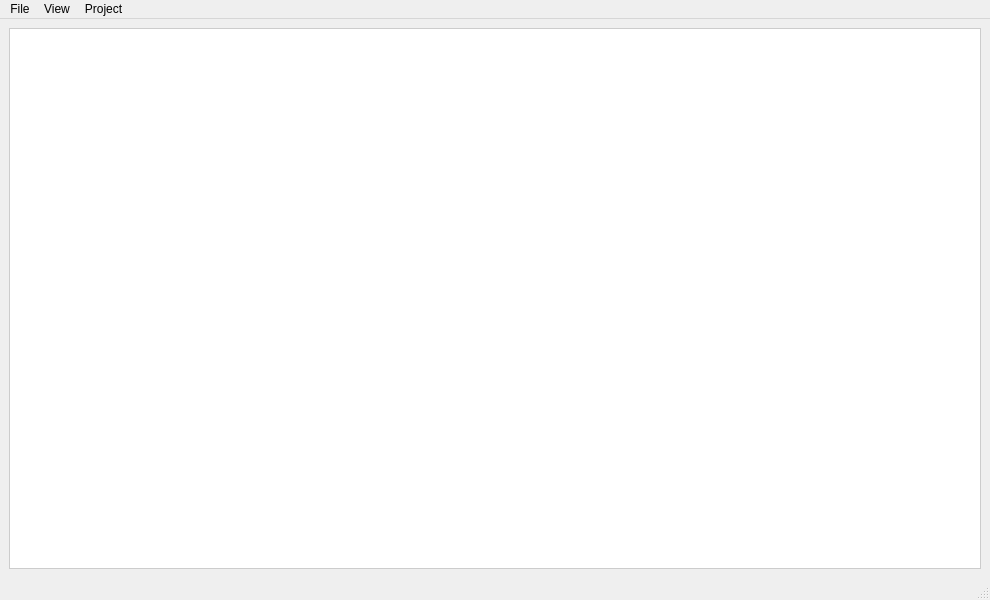
<?xml version="1.0" encoding="UTF-8"?>
<ui version="4.0">
 <class>MainWindow</class>
 <widget class="QMainWindow" name="MainWindow">
  <property name="geometry">
   <rect>
    <x>0</x>
    <y>0</y>
    <width>990</width>
    <height>600</height>
   </rect>
  </property>
  <property name="windowTitle">
   <string>MainWindow</string>
  </property>
  <property name="styleSheet">
   <string notr="true">QTreeView {
    background: #ffffff;
    color: #202020;
    alternate-background-color: #f5f5f5;
    show-decoration-selected: 1;
    border: 1px solid #cccccc;
    font-family: Segoe UI, sans-serif;
    font-size: 13px;
    selection-background-color: #cce6ff;
    selection-color: #000;
    padding: 4px;
}

QTreeView::item {
    padding: 6px 4px;
    border: none;
}

QTreeView::item:hover {
    background: #eaf3ff;
    color: #000;
}

QTreeView::item:selected {
    background: #cce6ff;
    color: #000;
}

QHeaderView::section {
    background-color: #eaeaea;
    color: #404040;
    padding: 6px;
    border: 1px solid #d0d0d0;
    font-weight: bold;
}

QScrollBar:vertical, QScrollBar:horizontal {
    background: #f0f0f0;
    border: none;
    width: 8px;
    height: 8px;
    margin: 0px;
}

QScrollBar::handle:vertical, QScrollBar::handle:horizontal {
    background: #bcbcbc;
    min-height: 20px;
    min-width: 20px;
    border-radius: 4px;
}

QScrollBar::handle:hover {
    background: #a6a6a6;
}

QScrollBar::add-line, QScrollBar::sub-line {
    height: 0;
    width: 0;
}

QTreeView::branch {

}</string>
  </property>
  <widget class="QWidget" name="centralwidget">
   <layout class="QGridLayout" name="gridLayout">
    <item row="1" column="0">
     <widget class="QTreeView" name="treeView"/>
    </item>
    <item row="0" column="0">
     <layout class="QGridLayout" name="ly">
      <property name="sizeConstraint">
       <enum>QLayout::SetDefaultConstraint</enum>
      </property>
      <property name="spacing">
       <number>1</number>
      </property>
     </layout>
    </item>
   </layout>
  </widget>
  <widget class="QMenuBar" name="menubar">
   <property name="geometry">
    <rect>
     <x>0</x>
     <y>0</y>
     <width>990</width>
     <height>30</height>
    </rect>
   </property>
   <widget class="QMenu" name="menuFile">
    <property name="title">
     <string>File</string>
    </property>
    <addaction name="actionLoad_JSON"/>
    <addaction name="actionSave"/>
   </widget>
   <widget class="QMenu" name="menuView">
    <property name="title">
     <string>View</string>
    </property>
    <addaction name="actionDebug"/>
   </widget>
   <widget class="QMenu" name="menuProject">
    <property name="title">
     <string>Project</string>
    </property>
    <addaction name="actionPlugins_Location_so_files"/>
   </widget>
   <addaction name="menuFile"/>
   <addaction name="menuView"/>
   <addaction name="menuProject"/>
  </widget>
  <widget class="QStatusBar" name="statusbar"/>
  <action name="actionLoad_JSON">
   <property name="text">
    <string>Load JSON</string>
   </property>
   <property name="shortcut">
    <string>Ctrl+O</string>
   </property>
  </action>
  <action name="actionDebug">
   <property name="text">
    <string>Debug</string>
   </property>
   <property name="shortcut">
    <string>F11</string>
   </property>
  </action>
  <action name="actionPlugins_Location_so_files">
   <property name="text">
    <string>Plugins Location (.so files)</string>
   </property>
  </action>
  <action name="actionSave">
   <property name="text">
    <string>Save</string>
   </property>
   <property name="shortcut">
    <string>Ctrl+S</string>
   </property>
  </action>
 </widget>
 <resources/>
 <connections/>
</ui>
